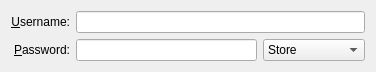
<?xml version="1.0" encoding="UTF-8"?>
<ui version="4.0">
 <class>EapMethodSimpleBase</class>
 <widget class="QWidget" name="EapMethodSimpleBase">
  <property name="geometry">
   <rect>
    <x>0</x>
    <y>0</y>
    <width>376</width>
    <height>59</height>
   </rect>
  </property>
  <layout class="QGridLayout" name="gridLayout">
   <item row="0" column="0">
    <widget class="QLabel" name="label_4">
     <property name="text">
      <string>&amp;Username:</string>
     </property>
     <property name="alignment">
      <set>Qt::AlignRight|Qt::AlignTrailing|Qt::AlignVCenter</set>
     </property>
     <property name="buddy">
      <cstring>leUserName</cstring>
     </property>
    </widget>
   </item>
   <item row="0" column="1">
    <widget class="KLineEdit" name="leUserName"/>
   </item>
   <item row="1" column="0">
    <widget class="QLabel" name="label_5">
     <property name="text">
      <string>&amp;Password:</string>
     </property>
     <property name="alignment">
      <set>Qt::AlignRight|Qt::AlignTrailing|Qt::AlignVCenter</set>
     </property>
     <property name="buddy">
      <cstring>lePassword</cstring>
     </property>
    </widget>
   </item>
   <item row="1" column="1">
    <layout class="QHBoxLayout" name="horizontalLayout">
     <item>
      <widget class="KLineEdit" name="lePassword">
       <property name="passwordMode">
        <bool>true</bool>
       </property>
      </widget>
     </item>
     <item>
      <widget class="KComboBox" name="cmbPasswordStorage">
       <item>
        <property name="text">
         <string>Store</string>
        </property>
       </item>
       <item>
        <property name="text">
         <string>Always Ask</string>
        </property>
       </item>
       <item>
        <property name="text">
         <string>Not Required</string>
        </property>
       </item>
      </widget>
     </item>
    </layout>
   </item>
  </layout>
 </widget>
 <customwidgets>
  <customwidget>
   <class>KComboBox</class>
   <extends>QComboBox</extends>
   <header>kcombobox.h</header>
  </customwidget>
  <customwidget>
   <class>KLineEdit</class>
   <extends>QLineEdit</extends>
   <header>klineedit.h</header>
  </customwidget>
 </customwidgets>
 <resources/>
 <connections/>
</ui>
